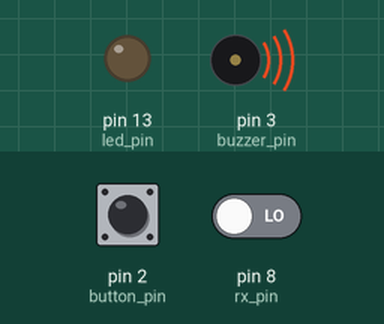
Simulated run of this sketch. Board: Arduino Uno, built with avr-gcc and run on an emulated ATmega328P. Shown: output pins drawn as LEDs (lit = HIGH), buzzer (waves = sounding). Inputs (shaded band) come from the test bench; at power-on: pin 2 (button_pin) LOW, pin 8 (rx_pin) LOW. Pins used as bus, display or sensor lines are not drawn.

Above: at 1.2 s.
1.3 s: pin 2 (button_pin) pulled HIGH for 0.15 s
At 1.37 s:
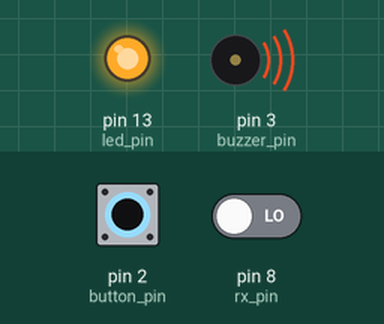
2.9 s: pin 2 (button_pin) pulled HIGH for 3.2 s
At 7.2 s:
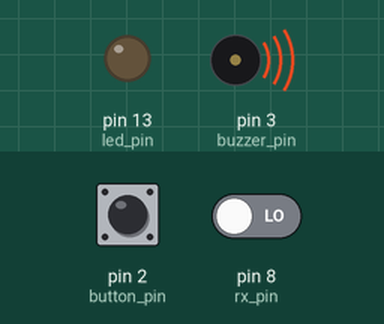
Timing chart, 0 to 8.7 s (numbered marks = the images above; inputs shaded):
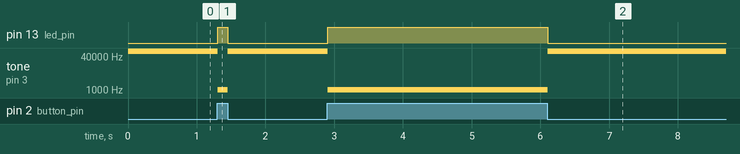

Measured:
- after the input at 1.3 s, pin 13 (led_pin): LOW → HIGH at once, → LOW 0.15 s later; tone on pin 3 (buzzer_pin): 65526 Hz → 1047 Hz at once, → 65526 Hz 0.15 s later
- after the input at 2.9 s, pin 13 (led_pin): LOW → HIGH at once, → LOW 3.2 s later; tone on pin 3 (buzzer_pin): 65526 Hz → 1047 Hz at once, → 65526 Hz 3.2 s later

The sketch:

ardumorse.ino
```cpp
#include "pitches.h"

#define NELEMS(x)  (sizeof(x) / sizeof((x)[0]))

#define BUTTON_STICKYNESS 10

int led_pin = 13;
int buzzer_pin = 3;
int tx_pin = 7;
int rx_pin = 8;
int button_pin = 2;

int collision_note = NOTE_C4;
int note = NOTE_C6;

int tx = 0;
int rx = 0;
int muted = 0;

void setup() {
    pinMode(led_pin, OUTPUT);
    pinMode(button_pin, INPUT);
    pinMode(rx_pin, INPUT);
    pinMode(tx_pin, OUTPUT);
}

void loop() {
    tx = digitalRead(button_pin) == HIGH;
    rx = digitalRead(rx_pin) == HIGH;

    rx = 0;

    if (tx && !rx) {
        digitalWrite(led_pin, HIGH);
        digitalWrite(tx_pin, HIGH);
        tone(buzzer_pin, note);
        muted = 0;
    } else if (!tx && rx) {
        digitalWrite(led_pin, HIGH);
        tone(buzzer_pin, note);
        muted = 0;
    } else if (tx && rx) {
        tone(buzzer_pin, collision_note);
        muted = 0;
    } else {
        digitalWrite(led_pin, LOW);
        if (!muted) {
            tone(buzzer_pin, MUTE);
        }
        muted = 1;
    }
  delay(BUTTON_STICKYNESS);

/*
    for (int i = 0; i < NELEMS(full_scale); i++) {
        tone(buzzer_pin, full_scale[i]);
        delay(1000);
    }
*/

}
```

pitches.h
```cpp
#define MUTE    -10
#define NOTE_B0  31
#define NOTE_C1  33
#define NOTE_CS1 35
#define NOTE_D1  37
#define NOTE_DS1 39
#define NOTE_E1  41
#define NOTE_F1  44
#define NOTE_FS1 46
#define NOTE_G1  49
#define NOTE_GS1 52
#define NOTE_A1  55
#define NOTE_AS1 58
#define NOTE_B1  62
#define NOTE_C2  65
#define NOTE_CS2 69
#define NOTE_D2  73
#define NOTE_DS2 78
#define NOTE_E2  82
#define NOTE_F2  87
#define NOTE_FS2 93
#define NOTE_G2  98
#define NOTE_GS2 104
#define NOTE_A2  110
#define NOTE_AS2 117
#define NOTE_B2  123
#define NOTE_C3  131
#define NOTE_CS3 139
#define NOTE_D3  147
#define NOTE_DS3 156
#define NOTE_E3  165
#define NOTE_F3  175
#define NOTE_FS3 185
#define NOTE_G3  196
#define NOTE_GS3 208
#define NOTE_A3  220
#define NOTE_AS3 233
#define NOTE_B3  247
#define NOTE_C4  262
#define NOTE_CS4 277
#define NOTE_D4  294
#define NOTE_DS4 311
#define NOTE_E4  330
#define NOTE_F4  349
#define NOTE_FS4 370
#define NOTE_G4  392
#define NOTE_GS4 415
#define NOTE_A4  440
#define NOTE_AS4 466
#define NOTE_B4  494
#define NOTE_C5  523
#define NOTE_CS5 554
#define NOTE_D5  587
#define NOTE_DS5 622
#define NOTE_E5  659
#define NOTE_F5  698
#define NOTE_FS5 740
#define NOTE_G5  784
#define NOTE_GS5 831
#define NOTE_A5  880
#define NOTE_AS5 932
#define NOTE_B5  988
#define NOTE_C6  1047
#define NOTE_CS6 1109
#define NOTE_D6  1175
#define NOTE_DS6 1245
#define NOTE_E6  1319
#define NOTE_F6  1397
#define NOTE_FS6 1480
#define NOTE_G6  1568
#define NOTE_GS6 1661
#define NOTE_A6  1760
#define NOTE_AS6 1865
#define NOTE_B6  1976
#define NOTE_C7  2093
#define NOTE_CS7 2217
#define NOTE_D7  2349
#define NOTE_DS7 2489
#define NOTE_E7  2637
#define NOTE_F7  2794
#define NOTE_FS7 2960
#define NOTE_G7  3136
#define NOTE_GS7 3322
#define NOTE_A7  3520
#define NOTE_AS7 3729
#define NOTE_B7  3951
#define NOTE_C8  4186
#define NOTE_CS8 4435
#define NOTE_D8  4699
#define NOTE_DS8 4978

int full_scale[] = {
    NOTE_B0,
    NOTE_C1,
    NOTE_CS1,
    NOTE_D1,
    NOTE_DS1,
    NOTE_E1,
    NOTE_F1,
    NOTE_FS1,
    NOTE_G1,
    NOTE_GS1,
    NOTE_A1,
    NOTE_AS1,
    NOTE_B1,
    NOTE_C2,
    NOTE_CS2,
    NOTE_D2,
    NOTE_DS2,
    NOTE_E2,
    NOTE_F2,
    NOTE_FS2,
    NOTE_G2,
    NOTE_GS2,
    NOTE_A2,
    NOTE_AS2,
    NOTE_B2,
    NOTE_C3,
    NOTE_CS3,
    NOTE_D3,
    NOTE_DS3,
    NOTE_E3,
    NOTE_F3,
    NOTE_FS3,
    NOTE_G3,
    NOTE_GS3,
    NOTE_A3,
    NOTE_AS3,
    NOTE_B3,
    NOTE_C4,
    NOTE_CS4,
    NOTE_D4,
    NOTE_DS4,
    NOTE_E4,
    NOTE_F4,
    NOTE_FS4,
    NOTE_G4,
    NOTE_GS4,
    NOTE_A4,
    NOTE_AS4,
    NOTE_B4,
    NOTE_C5,
    NOTE_CS5,
    NOTE_D5,
    NOTE_DS5,
    NOTE_E5,
    NOTE_F5,
    NOTE_FS5,
    NOTE_G5,
    NOTE_GS5,
    NOTE_A5,
    NOTE_AS5,
    NOTE_B5,
    NOTE_C6,
    NOTE_CS6,
    NOTE_D6,
    NOTE_DS6,
    NOTE_E6,
    NOTE_F6,
    NOTE_FS6,
    NOTE_G6,
    NOTE_GS6,
    NOTE_A6,
    NOTE_AS6,
    NOTE_B6,
    NOTE_C7,
    NOTE_CS7,
    NOTE_D7,
    NOTE_DS7,
    NOTE_E7,
    NOTE_F7,
    NOTE_FS7,
    NOTE_G7,
    NOTE_GS7,
    NOTE_A7,
    NOTE_AS7,
    NOTE_B7,
    NOTE_C8,
    NOTE_CS8,
    NOTE_D8,
    NOTE_DS8,
};
```
